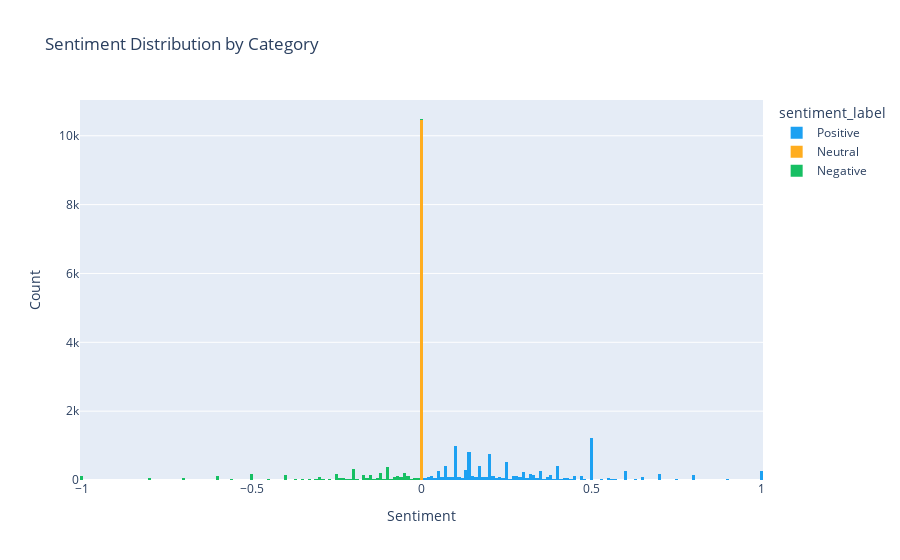

The code cell stored with this chart in its notebook:
### Markdown cell above
# Sentiment distribution

### Code cell
# Read the tweets data from the CSV file
df_tweets = pd.read_csv('tweets_sentiment.csv')

# Create a histogram for sentiment distribution by sentiment category
color_palette = ['#1DA1F2', '#FFAD1F', '#17BF63']  # Twitter UI inspired color palette
fig = px.histogram(df_tweets, x='sentiment', color='sentiment_label',
                   title='Sentiment Distribution by Category',
                   labels={'sentiment': 'Sentiment', 'count': 'Count'},
                   barmode='stack',
                   color_discrete_sequence=color_palette)

# Update the layout
fig.update_layout(xaxis={'title': 'Sentiment'}, yaxis={'title': 'Count'})

# Show the interactive plot
fig.show()

### Figure 1 — Plotly figure (JSON) as saved in the notebook; plotly's stock layout.template omitted (floating-point values rounded to 4 significant figures; data arrays with more than 128 entries replaced by an {"elided": "..."} marker saying what was removed)
{"data": [{"alignmentgroup": "True", "bingroup": "x", "hovertemplate": "sentiment_label=Positive<br>Sentiment=%{x}<br>count=%{y}<extra></extra>", "legendgroup": "Positive", "marker": {"color": "#1DA1F2", "pattern": {"shape": ""}}, "name": "Positive", "offsetgroup": "Positive", "orientation": "v", "showlegend": true, "type": "histogram", "x": {"elided": "10687 float values"}, "xaxis": "x", "yaxis": "y"}, {"alignmentgroup": "True", "bingroup": "x", "hovertemplate": "sentiment_label=Neutral<br>Sentiment=%{x}<br>count=%{y}<extra></extra>", "legendgroup": "Neutral", "marker": {"color": "#FFAD1F", "pattern": {"shape": ""}}, "name": "Neutral", "offsetgroup": "Neutral", "orientation": "v", "showlegend": true, "type": "histogram", "x": {"elided": "10445 int values"}, "xaxis": "x", "yaxis": "y"}, {"alignmentgroup": "True", "bingroup": "x", "hovertemplate": "sentiment_label=Negative<br>Sentiment=%{x}<br>count=%{y}<extra></extra>", "legendgroup": "Negative", "marker": {"color": "#17BF63", "pattern": {"shape": ""}}, "name": "Negative", "offsetgroup": "Negative", "orientation": "v", "showlegend": true, "type": "histogram", "x": {"elided": "3652 float values"}, "xaxis": "x", "yaxis": "y"}], "layout": {"barmode": "stack", "legend": {"title": {"text": "sentiment_label"}, "tracegroupgap": 0}, "title": {"text": "Sentiment Distribution by Category"}, "xaxis": {"anchor": "y", "domain": [0, 1], "title": {"text": "Sentiment"}}, "yaxis": {"anchor": "x", "domain": [0, 1], "title": {"text": "Count"}}}}
